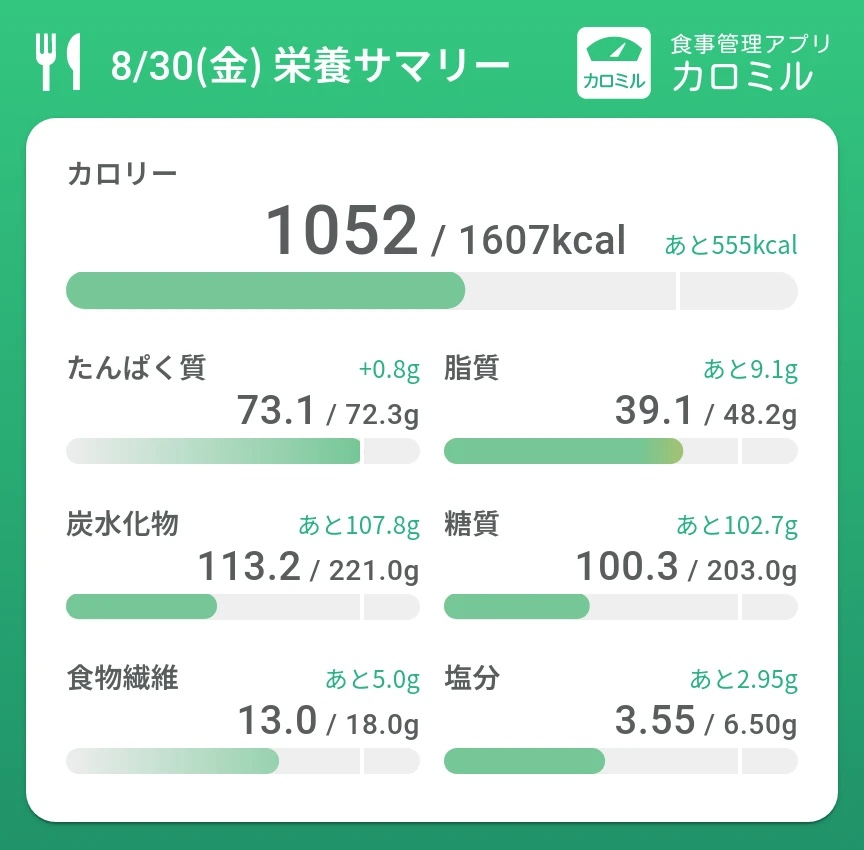
#> input picture ocr/data/sample.jpeg, 864 x 850 px, found by its file name
$ python script.py
#> lines starting #> are read from the running program, lines starting #| are printed output that depends on the picture
from PIL import Image
import pytesseract
import os
# import re


class NutritionSummary:
    calorie: int
    protein: float
    fat: float
    sugars: float
    carbohydrates: float
    dietaryFiber: float
    sodium: float

    # [9 lines left out: function __init__, not called in this run]


    def calculateProteinBalance(self):
        return round((self.protein * 4 / self.calorie * 100), 2)

    def calculateFatBalance(self):
        return round((self.fat * 9/ self.calorie * 100), 2)

    def calculateCarbohydratesBalance(self):
        return round((self.carbohydrates * 4 / self.calorie * 100), 2)


# [11 lines left out: function extractSummary, not called in this run]


def extractSummaryErr(target: str):
    raise Exception("failed to extract summary.")

# [26 lines left out: function getSumaryManually, not called in this run]

# 画像ファイルのパス
image_path = '/app/data/sample.jpeg'

# ファイルの存在確認
if not os.path.exists(image_path):
    print(f"Error: File not found at {image_path}")
    exit(1)

try:
    # 画像を開く
    image_raw = Image.open(image_path)
#> image_raw is the input picture: PIL image 864x850 RGB; mean R, G, B 197.8, 230.4, 215.5

    # 下処理
    # トリミングする領域を指定 (left, top, right, bottom)
    img_width, img_height = image_raw.size # 864 850
#> img_width = 864; img_height = 850
    print(img_width, img_height)
#| 864 850

    crop_w = img_width / 20
#> crop_w = 43.2
    crop_h = img_height / 40
#> crop_h = 21.25


    crop_box = (crop_w, crop_h * 6, img_width - crop_w, img_height - crop_h * 5)
#> crop_box = (43.2, 127.5, 820.8, 743.8)

    image = image_raw.convert('L').crop(crop_box)
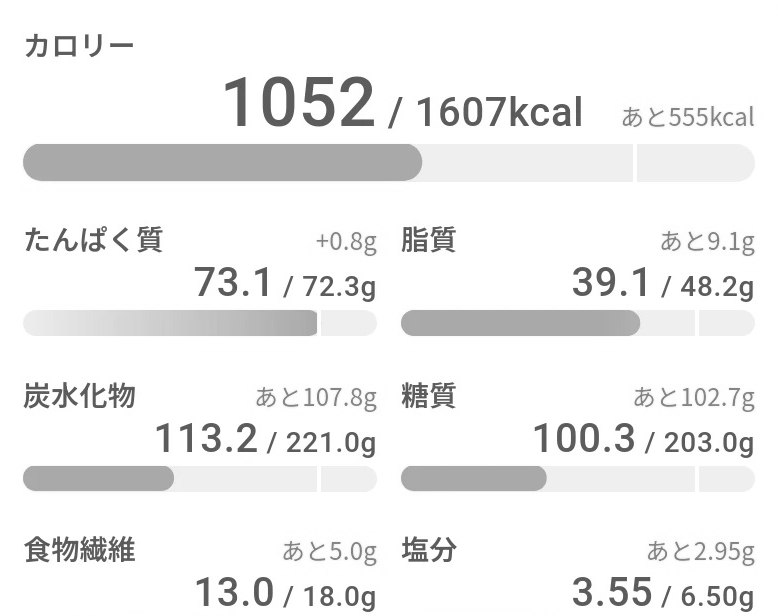
#> image: PIL image 778x616 L; min 81, max 255, mean 240.3

    # グレースケール変換後の画像を保存
    image.save('/app/data/grayscale_sample.jpeg')

    # OCRでテキストとその位置情報を抽出
    data = pytesseract.image_to_data(image, output_type=pytesseract.Output.DICT)

    text = pytesseract.image_to_string(image, lang='jpn')


    try:

        summary = None
        summary = extractSummaryErr(text)

    except Exception as e:
        print(f"An error occurred while extracting summary: {str(e)}")
        print("Input scores manually")

        try:
            summary = getSumaryManually()

        except Exception as e:
            print(f"An error occurred. Input Error: {str(e)}")

    # 計算
    print(f"P (13 ~ 20%) = {summary.calculateProteinBalance()}%")
    print(f"F (20 ~ 30%) = {summary.calculateFatBalance()}%")
    print(f"C (50 ~ 65%)= {summary.calculateCarbohydratesBalance()}%")

except Exception as e:
    print(f"An error occurred: {str(e)}")


# [54 lines of commented-out code are left out]
